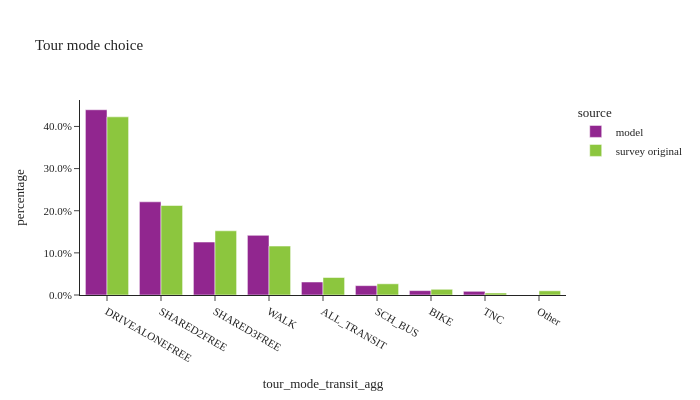
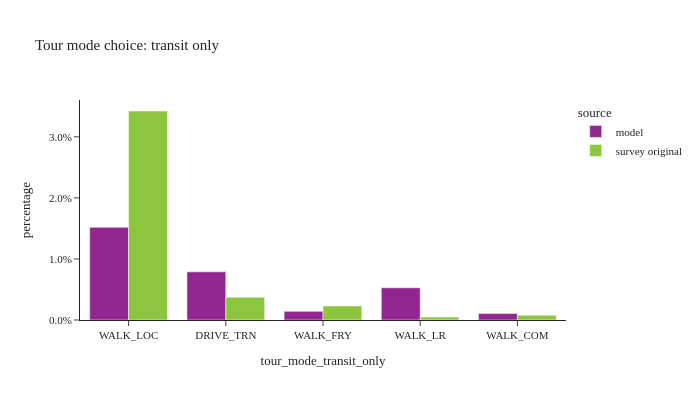

These figures' notebook cell, in order:
### Code cell
util.plot_share_barchart(tour_data, 'tour_weight', 'tour_mode_transit_agg', title="Tour mode choice")
util.plot_share_barchart(tour_data, 'tour_weight', 'tour_mode_transit_only', title="Tour mode choice: transit only", dropna=False)

### Figure 1 — Plotly figure (JSON) as saved in the notebook; plotly's stock layout.template omitted (floating-point values rounded to 4 significant figures)
{"data": [{"alignmentgroup": "True", "customdata": [[2212000.0, 2212000.0], [1113000.0, 1113000.0], [632200.0, 632200.0], [712100.0, 712100.0], [155100.0, 155100.0], [111700.0, 111700.0], [52250.0, 52250.0], [44040.0, 44040.0]], "hovertemplate": "source=model<br>tour_mode_transit_agg=%{x}<br>percentage=%{y}<br>weighted_sum=%{customdata[0]}<br>sample_size=%{customdata[1]}<extra></extra>", "legendgroup": "model", "marker": {"color": "#91268F", "pattern": {"shape": ""}}, "name": "model", "offsetgroup": "model", "orientation": "v", "showlegend": true, "textposition": "auto", "type": "bar", "x": ["DRIVEALONEFREE", "SHARED2FREE", "SHARED3FREE", "WALK", "ALL_TRANSIT", "SCH_BUS", "BIKE", "TNC"], "xaxis": "x", "y": [0.4396, 0.2211, 0.1256, 0.1415, 0.03082, 0.02219, 0.01038, 0.008752], "yaxis": "y"}, {"alignmentgroup": "True", "customdata": [[1959000.0, 4130.0], [984200.0, 2030.0], [705900.0, 1154.0], [537900.0, 2543.0], [192400.0, 918.0], [123100.0, 152.0], [62750.0, 351.0], [22270.0, 66.0], [46020.0, 132.0]], "hovertemplate": "source=survey original<br>tour_mode_transit_agg=%{x}<br>percentage=%{y}<br>weighted_sum=%{customdata[0]}<br>sample_size=%{customdata[1]}<extra></extra>", "legendgroup": "survey original", "marker": {"color": "#8CC63E", "pattern": {"shape": ""}}, "name": "survey original", "offsetgroup": "survey original", "orientation": "v", "showlegend": true, "textposition": "auto", "type": "bar", "x": ["DRIVEALONEFREE", "SHARED2FREE", "SHARED3FREE", "WALK", "ALL_TRANSIT", "SCH_BUS", "BIKE", "TNC", "Other"], "xaxis": "x", "y": [0.4228, 0.2124, 0.1523, 0.1161, 0.04152, 0.02657, 0.01354, 0.004806, 0.009932], "yaxis": "y"}], "layout": {"barmode": "group", "height": 400, "legend": {"title": {"text": "source"}, "tracegroupgap": 0}, "title": {"text": "Tour mode choice"}, "width": 700, "xaxis": {"anchor": "y", "domain": [0.0, 1.0], "title": {"text": "tour_mode_transit_agg"}}, "yaxis": {"anchor": "x", "domain": [0.0, 1.0], "tickformat": ".1%", "title": {"text": "percentage"}}}}

### Figure 2 — Plotly figure (JSON) as saved in the notebook; plotly's stock layout.template omitted (floating-point values rounded to 4 significant figures)
{"data": [{"alignmentgroup": "True", "customdata": [[76370.0, 76370.0], [39680.0, 39680.0], [7143.0, 7143.0], [26560.0, 26560.0], [5322.0, 5322.0]], "hovertemplate": "source=model<br>tour_mode_transit_only=%{x}<br>percentage=%{y}<br>weighted_sum=%{customdata[0]}<br>sample_size=%{customdata[1]}<extra></extra>", "legendgroup": "model", "marker": {"color": "#91268F", "pattern": {"shape": ""}}, "name": "model", "offsetgroup": "model", "orientation": "v", "showlegend": true, "textposition": "auto", "type": "bar", "x": ["WALK_LOC", "DRIVE_TRN", "WALK_FRY", "WALK_LR", "WALK_COM"], "xaxis": "x", "y": [0.01518, 0.007885, 0.001419, 0.005279, 0.001058], "yaxis": "y"}, {"alignmentgroup": "True", "customdata": [[158600.0, 779.0], [17240.0, 57.0], [10660.0, 14.0], [2223.0, 59.0], [3664.0, 9.0]], "hovertemplate": "source=survey original<br>tour_mode_transit_only=%{x}<br>percentage=%{y}<br>weighted_sum=%{customdata[0]}<br>sample_size=%{customdata[1]}<extra></extra>", "legendgroup": "survey original", "marker": {"color": "#8CC63E", "pattern": {"shape": ""}}, "name": "survey original", "offsetgroup": "survey original", "orientation": "v", "showlegend": true, "textposition": "auto", "type": "bar", "x": ["WALK_LOC", "DRIVE_TRN", "WALK_FRY", "WALK_LR", "WALK_COM"], "xaxis": "x", "y": [0.03423, 0.00372, 0.002301, 0.0004798, 0.0007908], "yaxis": "y"}], "layout": {"barmode": "group", "height": 400, "legend": {"title": {"text": "source"}, "tracegroupgap": 0}, "title": {"text": "Tour mode choice: transit only"}, "width": 700, "xaxis": {"anchor": "y", "domain": [0.0, 1.0], "title": {"text": "tour_mode_transit_only"}}, "yaxis": {"anchor": "x", "domain": [0.0, 1.0], "tickformat": ".1%", "title": {"text": "percentage"}}}}
